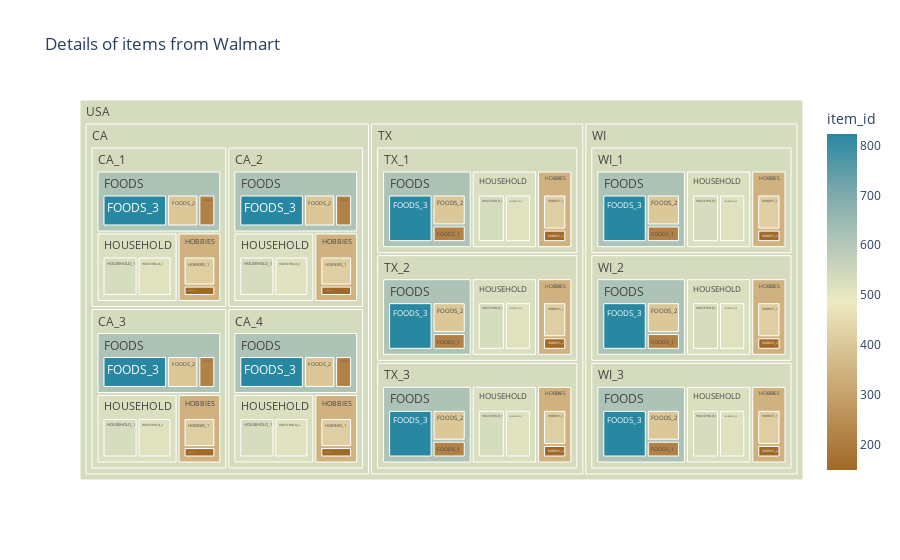

Notebook cell for this chart:
### Code cell
sales_group = sales_train_validation.groupby(['state_id','store_id','cat_id','dept_id'],as_index=False)
sales_group = sales_group['item_id'].count().dropna()
sales_group['USA'] = 'USA'

fig = px.treemap(sales_group, path=['USA', 'state_id', 'store_id', 'cat_id', 'dept_id'], values='item_id',
                  color='item_id',
                  color_continuous_scale = 'earth',
                  title='Details of items from Walmart')
            
fig.update_layout(treemapcolorway = ["pink", "lightgray"])
fig.show()

### Figure 1 — Plotly figure (JSON) as saved in the notebook; plotly's stock layout.template omitted (floating-point values rounded to 4 significant figures)
{"data": [{"branchvalues": "total", "customdata": [[216], [216], [216], [216], [216], [216], [216], [216], [216], [216], [398], [398], [398], [398], [398], [398], [398], [398], [398], [398], [823], [823], [823], [823], [823], [823], [823], [823], [823], [823], [416], [416], [416], [416], [416], [416], [416], [416], [416], [416], [149], [149], [149], [149], [149], [149], [149], [149], [149], [149], [532], [532], [532], [532], [532], [532], [532], [532], [532], [532], [515], [515], [515], [515], [515], [515], [515], [515], [515], [515], [614.0], [614.0], [614.0], [614.0], [614.0], [614.0], [614.0], [614.0], [614.0], [614.0], [345.6], [345.6], [345.6], [345.6], [345.6], [345.6], [345.6], [345.6], [345.6], [345.6], [523.6], [523.6], [523.6], [523.6], [523.6], [523.6], [523.6], [523.6], [523.6], [523.6], [533.3], [533.3], [533.3], [533.3], [533.3], [533.3], [533.3], [533.3], [533.3], [533.3], [533.3], [533.3], [533.3], [533.3]], "domain": {"x": [0, 1], "y": [0, 1]}, "hovertemplate": "labels=%{label}<br>item_id_sum=%{value}<br>parent=%{parent}<br>id=%{id}<br>item_id=%{color}<extra></extra>", "ids": ["USA/CA/CA_1/FOODS/FOODS_1", "USA/CA/CA_2/FOODS/FOODS_1", "USA/CA/CA_3/FOODS/FOODS_1", "USA/CA/CA_4/FOODS/FOODS_1", "USA/TX/TX_1/FOODS/FOODS_1", "USA/TX/TX_2/FOODS/FOODS_1", "USA/TX/TX_3/FOODS/FOODS_1", "USA/WI/WI_1/FOODS/FOODS_1", "USA/WI/WI_2/FOODS/FOODS_1", "USA/WI/WI_3/FOODS/FOODS_1", "USA/CA/CA_1/FOODS/FOODS_2", "USA/CA/CA_2/FOODS/FOODS_2", "USA/CA/CA_3/FOODS/FOODS_2", "USA/CA/CA_4/FOODS/FOODS_2", "USA/TX/TX_1/FOODS/FOODS_2", "USA/TX/TX_2/FOODS/FOODS_2", "USA/TX/TX_3/FOODS/FOODS_2", "USA/WI/WI_1/FOODS/FOODS_2", "USA/WI/WI_2/FOODS/FOODS_2", "USA/WI/WI_3/FOODS/FOODS_2", "USA/CA/CA_1/FOODS/FOODS_3", "USA/CA/CA_2/FOODS/FOODS_3", "USA/CA/CA_3/FOODS/FOODS_3", "USA/CA/CA_4/FOODS/FOODS_3", "USA/TX/TX_1/FOODS/FOODS_3", "USA/TX/TX_2/FOODS/FOODS_3", "USA/TX/TX_3/FOODS/FOODS_3", "USA/WI/WI_1/FOODS/FOODS_3", "USA/WI/WI_2/FOODS/FOODS_3", "USA/WI/WI_3/FOODS/FOODS_3", "USA/CA/CA_1/HOBBIES/HOBBIES_1", "USA/CA/CA_2/HOBBIES/HOBBIES_1", "USA/CA/CA_3/HOBBIES/HOBBIES_1", "USA/CA/CA_4/HOBBIES/HOBBIES_1", "USA/TX/TX_1/HOBBIES/HOBBIES_1", "USA/TX/TX_2/HOBBIES/HOBBIES_1", "USA/TX/TX_3/HOBBIES/HOBBIES_1", "USA/WI/WI_1/HOBBIES/HOBBIES_1", "USA/WI/WI_2/HOBBIES/HOBBIES_1", "USA/WI/WI_3/HOBBIES/HOBBIES_1", "USA/CA/CA_1/HOBBIES/HOBBIES_2", "USA/CA/CA_2/HOBBIES/HOBBIES_2", "USA/CA/CA_3/HOBBIES/HOBBIES_2", "USA/CA/CA_4/HOBBIES/HOBBIES_2", "USA/TX/TX_1/HOBBIES/HOBBIES_2", "USA/TX/TX_2/HOBBIES/HOBBIES_2", "USA/TX/TX_3/HOBBIES/HOBBIES_2", "USA/WI/WI_1/HOBBIES/HOBBIES_2", "USA/WI/WI_2/HOBBIES/HOBBIES_2", "USA/WI/WI_3/HOBBIES/HOBBIES_2", "USA/CA/CA_1/HOUSEHOLD/HOUSEHOLD_1", "USA/CA/CA_2/HOUSEHOLD/HOUSEHOLD_1", "USA/CA/CA_3/HOUSEHOLD/HOUSEHOLD_1", "USA/CA/CA_4/HOUSEHOLD/HOUSEHOLD_1", "USA/TX/TX_1/HOUSEHOLD/HOUSEHOLD_1", "USA/TX/TX_2/HOUSEHOLD/HOUSEHOLD_1", "USA/TX/TX_3/HOUSEHOLD/HOUSEHOLD_1", "USA/WI/WI_1/HOUSEHOLD/HOUSEHOLD_1", "USA/WI/WI_2/HOUSEHOLD/HOUSEHOLD_1", "USA/WI/WI_3/HOUSEHOLD/HOUSEHOLD_1", "USA/CA/CA_1/HOUSEHOLD/HOUSEHOLD_2", "USA/CA/CA_2/HOUSEHOLD/HOUSEHOLD_2", "USA/CA/CA_3/HOUSEHOLD/HOUSEHOLD_2", "USA/CA/CA_4/HOUSEHOLD/HOUSEHOLD_2", "USA/TX/TX_1/HOUSEHOLD/HOUSEHOLD_2", "USA/TX/TX_2/HOUSEHOLD/HOUSEHOLD_2", "USA/TX/TX_3/HOUSEHOLD/HOUSEHOLD_2", "USA/WI/WI_1/HOUSEHOLD/HOUSEHOLD_2", "USA/WI/WI_2/HOUSEHOLD/HOUSEHOLD_2", "USA/WI/WI_3/HOUSEHOLD/HOUSEHOLD_2", "USA/CA/CA_1/FOODS", "USA/CA/CA_2/FOODS", "USA/CA/CA_3/FOODS", "USA/CA/CA_4/FOODS", "USA/TX/TX_1/FOODS", "USA/TX/TX_2/FOODS", "USA/TX/TX_3/FOODS", "USA/WI/WI_1/FOODS", "USA/WI/WI_2/FOODS", "USA/WI/WI_3/FOODS", "USA/CA/CA_1/HOBBIES", "USA/CA/CA_2/HOBBIES", "USA/CA/CA_3/HOBBIES", "USA/CA/CA_4/HOBBIES", "USA/TX/TX_1/HOBBIES", "USA/TX/TX_2/HOBBIES", "USA/TX/TX_3/HOBBIES", "USA/WI/WI_1/HOBBIES", "USA/WI/WI_2/HOBBIES", "USA/WI/WI_3/HOBBIES", "USA/CA/CA_1/HOUSEHOLD", "USA/CA/CA_2/HOUSEHOLD", "USA/CA/CA_3/HOUSEHOLD", "USA/CA/CA_4/HOUSEHOLD", "USA/TX/TX_1/HOUSEHOLD", "USA/TX/TX_2/HOUSEHOLD", "USA/TX/TX_3/HOUSEHOLD", "USA/WI/WI_1/HOUSEHOLD", "USA/WI/WI_2/HOUSEHOLD", "USA/WI/WI_3/HOUSEHOLD", "USA/CA/CA_1", "USA/CA/CA_2", "USA/CA/CA_3", "USA/CA/CA_4", "USA/TX/TX_1", "USA/TX/TX_2", "USA/TX/TX_3", "USA/WI/WI_1", "USA/WI/WI_2", "USA/WI/WI_3", "USA/CA", "USA/TX", "USA/WI", "USA"], "labels": ["FOODS_1", "FOODS_1", "FOODS_1", "FOODS_1", "FOODS_1", "FOODS_1", "FOODS_1", "FOODS_1", "FOODS_1", "FOODS_1", "FOODS_2", "FOODS_2", "FOODS_2", "FOODS_2", "FOODS_2", "FOODS_2", "FOODS_2", "FOODS_2", "FOODS_2", "FOODS_2", "FOODS_3", "FOODS_3", "FOODS_3", "FOODS_3", "FOODS_3", "FOODS_3", "FOODS_3", "FOODS_3", "FOODS_3", "FOODS_3", "HOBBIES_1", "HOBBIES_1", "HOBBIES_1", "HOBBIES_1", "HOBBIES_1", "HOBBIES_1", "HOBBIES_1", "HOBBIES_1", "HOBBIES_1", "HOBBIES_1", "HOBBIES_2", "HOBBIES_2", "HOBBIES_2", "HOBBIES_2", "HOBBIES_2", "HOBBIES_2", "HOBBIES_2", "HOBBIES_2", "HOBBIES_2", "HOBBIES_2", "HOUSEHOLD_1", "HOUSEHOLD_1", "HOUSEHOLD_1", "HOUSEHOLD_1", "HOUSEHOLD_1", "HOUSEHOLD_1", "HOUSEHOLD_1", "HOUSEHOLD_1", "HOUSEHOLD_1", "HOUSEHOLD_1", "HOUSEHOLD_2", "HOUSEHOLD_2", "HOUSEHOLD_2", "HOUSEHOLD_2", "HOUSEHOLD_2", "HOUSEHOLD_2", "HOUSEHOLD_2", "HOUSEHOLD_2", "HOUSEHOLD_2", "HOUSEHOLD_2", "FOODS", "FOODS", "FOODS", "FOODS", "FOODS", "FOODS", "FOODS", "FOODS", "FOODS", "FOODS", "HOBBIES", "HOBBIES", "HOBBIES", "HOBBIES", "HOBBIES", "HOBBIES", "HOBBIES", "HOBBIES", "HOBBIES", "HOBBIES", "HOUSEHOLD", "HOUSEHOLD", "HOUSEHOLD", "HOUSEHOLD", "HOUSEHOLD", "HOUSEHOLD", "HOUSEHOLD", "HOUSEHOLD", "HOUSEHOLD", "HOUSEHOLD", "CA_1", "CA_2", "CA_3", "CA_4", "TX_1", "TX_2", "TX_3", "WI_1", "WI_2", "WI_3", "CA", "TX", "WI", "USA"], "marker": {"coloraxis": "coloraxis", "colors": [216, 216, 216, 216, 216, 216, 216, 216, 216, 216, 398, 398, 398, 398, 398, 398, 398, 398, 398, 398, 823, 823, 823, 823, 823, 823, 823, 823, 823, 823, 416, 416, 416, 416, 416, 416, 416, 416, 416, 416, 149, 149, 149, 149, 149, 149, 149, 149, 149, 149, 532, 532, 532, 532, 532, 532, 532, 532, 532, 532, 515, 515, 515, 515, 515, 515, 515, 515, 515, 515, 614.0, 614.0, 614.0, 614.0, 614.0, 614.0, 614.0, 614.0, 614.0, 614.0, 345.6, 345.6, 345.6, 345.6, 345.6, 345.6, 345.6, 345.6, 345.6, 345.6, 523.6, 523.6, 523.6, 523.6, 523.6, 523.6, 523.6, 523.6, 523.6, 523.6, 533.3, 533.3, 533.3, 533.3, 533.3, 533.3, 533.3, 533.3, 533.3, 533.3, 533.3, 533.3, 533.3, 533.3]}, "name": "", "parents": ["USA/CA/CA_1/FOODS", "USA/CA/CA_2/FOODS", "USA/CA/CA_3/FOODS", "USA/CA/CA_4/FOODS", "USA/TX/TX_1/FOODS", "USA/TX/TX_2/FOODS", "USA/TX/TX_3/FOODS", "USA/WI/WI_1/FOODS", "USA/WI/WI_2/FOODS", "USA/WI/WI_3/FOODS", "USA/CA/CA_1/FOODS", "USA/CA/CA_2/FOODS", "USA/CA/CA_3/FOODS", "USA/CA/CA_4/FOODS", "USA/TX/TX_1/FOODS", "USA/TX/TX_2/FOODS", "USA/TX/TX_3/FOODS", "USA/WI/WI_1/FOODS", "USA/WI/WI_2/FOODS", "USA/WI/WI_3/FOODS", "USA/CA/CA_1/FOODS", "USA/CA/CA_2/FOODS", "USA/CA/CA_3/FOODS", "USA/CA/CA_4/FOODS", "USA/TX/TX_1/FOODS", "USA/TX/TX_2/FOODS", "USA/TX/TX_3/FOODS", "USA/WI/WI_1/FOODS", "USA/WI/WI_2/FOODS", "USA/WI/WI_3/FOODS", "USA/CA/CA_1/HOBBIES", "USA/CA/CA_2/HOBBIES", "USA/CA/CA_3/HOBBIES", "USA/CA/CA_4/HOBBIES", "USA/TX/TX_1/HOBBIES", "USA/TX/TX_2/HOBBIES", "USA/TX/TX_3/HOBBIES", "USA/WI/WI_1/HOBBIES", "USA/WI/WI_2/HOBBIES", "USA/WI/WI_3/HOBBIES", "USA/CA/CA_1/HOBBIES", "USA/CA/CA_2/HOBBIES", "USA/CA/CA_3/HOBBIES", "USA/CA/CA_4/HOBBIES", "USA/TX/TX_1/HOBBIES", "USA/TX/TX_2/HOBBIES", "USA/TX/TX_3/HOBBIES", "USA/WI/WI_1/HOBBIES", "USA/WI/WI_2/HOBBIES", "USA/WI/WI_3/HOBBIES", "USA/CA/CA_1/HOUSEHOLD", "USA/CA/CA_2/HOUSEHOLD", "USA/CA/CA_3/HOUSEHOLD", "USA/CA/CA_4/HOUSEHOLD", "USA/TX/TX_1/HOUSEHOLD", "USA/TX/TX_2/HOUSEHOLD", "USA/TX/TX_3/HOUSEHOLD", "USA/WI/WI_1/HOUSEHOLD", "USA/WI/WI_2/HOUSEHOLD", "USA/WI/WI_3/HOUSEHOLD", "USA/CA/CA_1/HOUSEHOLD", "USA/CA/CA_2/HOUSEHOLD", "USA/CA/CA_3/HOUSEHOLD", "USA/CA/CA_4/HOUSEHOLD", "USA/TX/TX_1/HOUSEHOLD", "USA/TX/TX_2/HOUSEHOLD", "USA/TX/TX_3/HOUSEHOLD", "USA/WI/WI_1/HOUSEHOLD", "USA/WI/WI_2/HOUSEHOLD", "USA/WI/WI_3/HOUSEHOLD", "USA/CA/CA_1", "USA/CA/CA_2", "USA/CA/CA_3", "USA/CA/CA_4", "USA/TX/TX_1", "USA/TX/TX_2", "USA/TX/TX_3", "USA/WI/WI_1", "USA/WI/WI_2", "USA/WI/WI_3", "USA/CA/CA_1", "USA/CA/CA_2", "USA/CA/CA_3", "USA/CA/CA_4", "USA/TX/TX_1", "USA/TX/TX_2", "USA/TX/TX_3", "USA/WI/WI_1", "USA/WI/WI_2", "USA/WI/WI_3", "USA/CA/CA_1", "USA/CA/CA_2", "USA/CA/CA_3", "USA/CA/CA_4", "USA/TX/TX_1", "USA/TX/TX_2", "USA/TX/TX_3", "USA/WI/WI_1", "USA/WI/WI_2", "USA/WI/WI_3", "USA/CA", "USA/CA", "USA/CA", "USA/CA", "USA/TX", "USA/TX", "USA/TX", "USA/WI", "USA/WI", "USA/WI", "USA", "USA", "USA", ""], "type": "treemap", "values": [216, 216, 216, 216, 216, 216, 216, 216, 216, 216, 398, 398, 398, 398, 398, 398, 398, 398, 398, 398, 823, 823, 823, 823, 823, 823, 823, 823, 823, 823, 416, 416, 416, 416, 416, 416, 416, 416, 416, 416, 149, 149, 149, 149, 149, 149, 149, 149, 149, 149, 532, 532, 532, 532, 532, 532, 532, 532, 532, 532, 515, 515, 515, 515, 515, 515, 515, 515, 515, 515, 1437, 1437, 1437, 1437, 1437, 1437, 1437, 1437, 1437, 1437, 565, 565, 565, 565, 565, 565, 565, 565, 565, 565, 1047, 1047, 1047, 1047, 1047, 1047, 1047, 1047, 1047, 1047, 3049, 3049, 3049, 3049, 3049, 3049, 3049, 3049, 3049, 3049, 12196, 9147, 9147, 30490]}], "layout": {"coloraxis": {"colorbar": {"title": {"text": "item_id"}}, "colorscale": [[0, "rgb(161, 105, 40)"], [0.1667, "rgb(189, 146, 90)"], [0.3333, "rgb(214, 189, 141)"], [0.5, "rgb(237, 234, 194)"], [0.6667, "rgb(181, 200, 184)"], [0.8333, "rgb(121, 167, 172)"], [1, "rgb(40, 135, 161)"]]}, "legend": {"tracegroupgap": 0}, "title": {"text": "Details of items from Walmart"}, "treemapcolorway": ["pink", "lightgray"]}}
